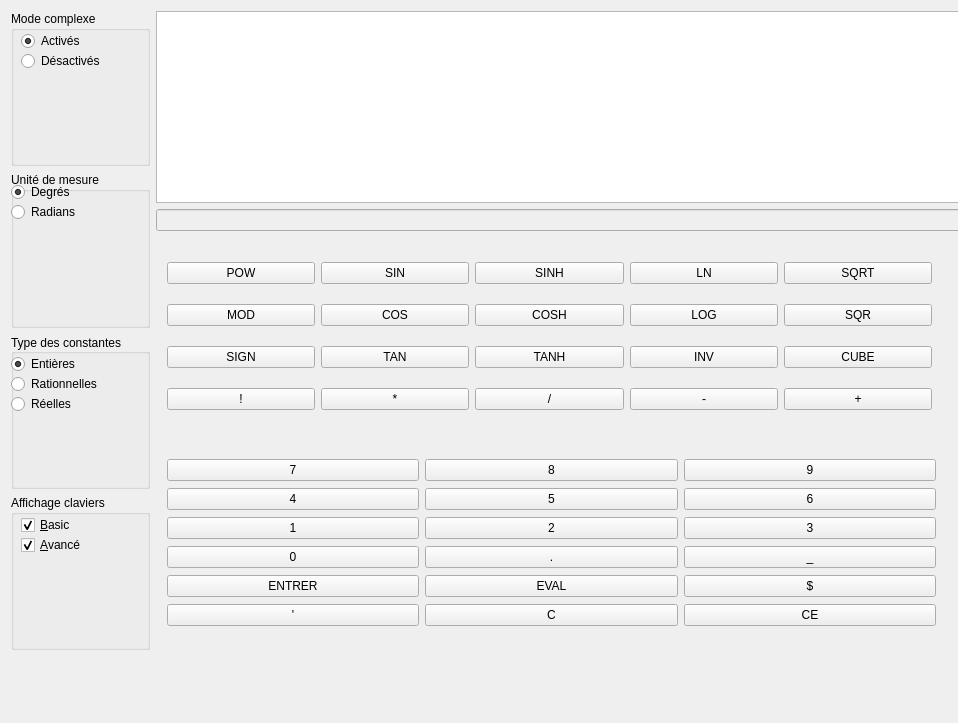
<?xml version="1.0" encoding="UTF-8"?>
<ui version="4.0">
 <class>onglet</class>
 <widget class="Onglet" name="onglet">
  <property name="geometry">
   <rect>
    <x>0</x>
    <y>0</y>
    <width>958</width>
    <height>723</height>
   </rect>
  </property>
  <property name="windowTitle">
   <string>MainWindow</string>
  </property>
  <widget class="QWidget" name="centralWidget">
   <property name="geometry">
    <rect>
     <x>0</x>
     <y>0</y>
     <width>1071</width>
     <height>661</height>
    </rect>
   </property>
   <layout class="QHBoxLayout" name="horizontalLayout">
    <item>
     <layout class="QVBoxLayout" name="option">
      <item>
       <widget class="QGroupBox" name="groupBox_4">
        <property name="title">
         <string>Mode complexe</string>
        </property>
        <widget class="QRadioButton" name="_modComplexeON">
         <property name="geometry">
          <rect>
           <x>10</x>
           <y>20</y>
           <width>143</width>
           <height>20</height>
          </rect>
         </property>
         <property name="text">
          <string>Activés</string>
         </property>
         <property name="checked">
          <bool>true</bool>
         </property>
        </widget>
        <widget class="QRadioButton" name="_modComplexeOFF">
         <property name="geometry">
          <rect>
           <x>10</x>
           <y>40</y>
           <width>143</width>
           <height>20</height>
          </rect>
         </property>
         <property name="text">
          <string>Désactivés</string>
         </property>
        </widget>
       </widget>
      </item>
      <item>
       <widget class="QGroupBox" name="groupBox">
        <property name="title">
         <string>Unité de mesure</string>
        </property>
        <widget class="QRadioButton" name="_modDegres">
         <property name="geometry">
          <rect>
           <x>0</x>
           <y>10</y>
           <width>161</width>
           <height>20</height>
          </rect>
         </property>
         <property name="text">
          <string>Degrés</string>
         </property>
         <property name="checked">
          <bool>true</bool>
         </property>
        </widget>
        <widget class="QRadioButton" name="_modRadians">
         <property name="geometry">
          <rect>
           <x>0</x>
           <y>30</y>
           <width>161</width>
           <height>20</height>
          </rect>
         </property>
         <property name="text">
          <string>Radians</string>
         </property>
        </widget>
       </widget>
      </item>
      <item>
       <widget class="QGroupBox" name="groupBox_2">
        <property name="title">
         <string>Type des constantes</string>
        </property>
        <property name="alignment">
         <set>Qt::AlignJustify|Qt::AlignVCenter</set>
        </property>
        <property name="flat">
         <bool>false</bool>
        </property>
        <property name="checkable">
         <bool>false</bool>
        </property>
        <widget class="QRadioButton" name="_modEntiers">
         <property name="geometry">
          <rect>
           <x>0</x>
           <y>20</y>
           <width>143</width>
           <height>20</height>
          </rect>
         </property>
         <property name="text">
          <string>Entières</string>
         </property>
         <property name="checked">
          <bool>true</bool>
         </property>
        </widget>
        <widget class="QRadioButton" name="_modRationnels">
         <property name="geometry">
          <rect>
           <x>0</x>
           <y>40</y>
           <width>143</width>
           <height>20</height>
          </rect>
         </property>
         <property name="text">
          <string>Rationnelles</string>
         </property>
        </widget>
        <widget class="QRadioButton" name="_modReels">
         <property name="geometry">
          <rect>
           <x>0</x>
           <y>60</y>
           <width>143</width>
           <height>20</height>
          </rect>
         </property>
         <property name="text">
          <string>Réelles</string>
         </property>
        </widget>
       </widget>
      </item>
      <item>
       <widget class="QGroupBox" name="groupBox_3">
        <property name="title">
         <string>Affichage claviers</string>
        </property>
        <widget class="QCheckBox" name="_clavierBasic">
         <property name="geometry">
          <rect>
           <x>10</x>
           <y>20</y>
           <width>143</width>
           <height>20</height>
          </rect>
         </property>
         <property name="text">
          <string>&amp;Basic</string>
         </property>
         <property name="checked">
          <bool>true</bool>
         </property>
        </widget>
        <widget class="QCheckBox" name="_clavierAvance">
         <property name="geometry">
          <rect>
           <x>10</x>
           <y>40</y>
           <width>143</width>
           <height>20</height>
          </rect>
         </property>
         <property name="text">
          <string>&amp;Avancé</string>
         </property>
         <property name="checked">
          <bool>true</bool>
         </property>
        </widget>
       </widget>
      </item>
     </layout>
    </item>
    <item>
     <layout class="QGridLayout" name="gridLayout">
      <item row="4" column="0">
       <widget class="QWidget" name="widget_clavierBasic" native="true">
        <widget class="QWidget" name="layoutWidget">
         <property name="geometry">
          <rect>
           <x>0</x>
           <y>0</y>
           <width>791</width>
           <height>191</height>
          </rect>
         </property>
         <layout class="QGridLayout" name="_clavierBasicLayout">
          <item row="1" column="1">
           <widget class="QPushButton" name="num8">
            <property name="text">
             <string>8</string>
            </property>
            <property name="shortcut">
             <string>8</string>
            </property>
           </widget>
          </item>
          <item row="2" column="0">
           <widget class="QPushButton" name="num4">
            <property name="text">
             <string>4</string>
            </property>
            <property name="shortcut">
             <string>4</string>
            </property>
           </widget>
          </item>
          <item row="2" column="1">
           <widget class="QPushButton" name="num5">
            <property name="text">
             <string>5</string>
            </property>
            <property name="shortcut">
             <string>5</string>
            </property>
           </widget>
          </item>
          <item row="1" column="2">
           <widget class="QPushButton" name="num9">
            <property name="text">
             <string>9</string>
            </property>
            <property name="shortcut">
             <string>9</string>
            </property>
           </widget>
          </item>
          <item row="2" column="2">
           <widget class="QPushButton" name="num6">
            <property name="text">
             <string>6</string>
            </property>
            <property name="shortcut">
             <string>6</string>
            </property>
           </widget>
          </item>
          <item row="3" column="1">
           <widget class="QPushButton" name="num2">
            <property name="text">
             <string>2</string>
            </property>
            <property name="shortcut">
             <string>2</string>
            </property>
           </widget>
          </item>
          <item row="3" column="0">
           <widget class="QPushButton" name="num1">
            <property name="text">
             <string>1</string>
            </property>
            <property name="shortcut">
             <string>1</string>
            </property>
           </widget>
          </item>
          <item row="3" column="2">
           <widget class="QPushButton" name="num3">
            <property name="text">
             <string>3</string>
            </property>
            <property name="shortcut">
             <string>3</string>
            </property>
           </widget>
          </item>
          <item row="4" column="0">
           <widget class="QPushButton" name="num0">
            <property name="text">
             <string>0</string>
            </property>
            <property name="shortcut">
             <string>0</string>
            </property>
           </widget>
          </item>
          <item row="4" column="1">
           <widget class="QPushButton" name="POINT">
            <property name="text">
             <string>.</string>
            </property>
            <property name="shortcut">
             <string>.</string>
            </property>
           </widget>
          </item>
          <item row="5" column="1">
           <widget class="QPushButton" name="EVAL">
            <property name="text">
             <string>EVAL</string>
            </property>
           </widget>
          </item>
          <item row="4" column="2">
           <widget class="QPushButton" name="ESPACE">
            <property name="text">
             <string>_</string>
            </property>
            <property name="shortcut">
             <string>Space</string>
            </property>
           </widget>
          </item>
          <item row="5" column="0">
           <widget class="QPushButton" name="ENTER">
            <property name="text">
             <string>ENTRER</string>
            </property>
            <property name="shortcut">
             <string>Enter</string>
            </property>
           </widget>
          </item>
          <item row="1" column="0">
           <widget class="QPushButton" name="num7">
            <property name="text">
             <string>7</string>
            </property>
            <property name="shortcut">
             <string>7</string>
            </property>
           </widget>
          </item>
          <item row="6" column="1">
           <widget class="QPushButton" name="C">
            <property name="text">
             <string>C</string>
            </property>
           </widget>
          </item>
          <item row="6" column="2">
           <widget class="QPushButton" name="CE">
            <property name="text">
             <string>CE</string>
            </property>
           </widget>
          </item>
          <item row="6" column="0">
           <widget class="QPushButton" name="QUOTE">
            <property name="text">
             <string>'</string>
            </property>
            <property name="shortcut">
             <string>'</string>
            </property>
           </widget>
          </item>
          <item row="5" column="2">
           <widget class="QPushButton" name="DOLLAR">
            <property name="text">
             <string>$</string>
            </property>
           </widget>
          </item>
         </layout>
        </widget>
       </widget>
      </item>
      <item row="3" column="0">
       <widget class="QWidget" name="widget_clavierAvance" native="true">
        <widget class="QWidget" name="layoutWidget">
         <property name="geometry">
          <rect>
           <x>0</x>
           <y>0</y>
           <width>787</width>
           <height>202</height>
          </rect>
         </property>
         <layout class="QGridLayout" name="_clavierAvanceLayout">
          <item row="1" column="0">
           <widget class="QPushButton" name="MOD">
            <property name="text">
             <string>MOD</string>
            </property>
           </widget>
          </item>
          <item row="1" column="4">
           <widget class="QPushButton" name="SQR">
            <property name="text">
             <string>SQR</string>
            </property>
           </widget>
          </item>
          <item row="1" column="2">
           <widget class="QPushButton" name="COSH">
            <property name="text">
             <string>COSH</string>
            </property>
           </widget>
          </item>
          <item row="0" column="2">
           <widget class="QPushButton" name="SINH">
            <property name="text">
             <string>SINH</string>
            </property>
           </widget>
          </item>
          <item row="0" column="3">
           <widget class="QPushButton" name="LN">
            <property name="text">
             <string>LN</string>
            </property>
           </widget>
          </item>
          <item row="1" column="3">
           <widget class="QPushButton" name="LOG">
            <property name="text">
             <string>LOG</string>
            </property>
           </widget>
          </item>
          <item row="0" column="1">
           <widget class="QPushButton" name="SIN">
            <property name="text">
             <string>SIN</string>
            </property>
           </widget>
          </item>
          <item row="1" column="1">
           <widget class="QPushButton" name="COS">
            <property name="text">
             <string>COS</string>
            </property>
           </widget>
          </item>
          <item row="2" column="0">
           <widget class="QPushButton" name="SIGN">
            <property name="text">
             <string>SIGN</string>
            </property>
           </widget>
          </item>
          <item row="2" column="1">
           <widget class="QPushButton" name="TAN">
            <property name="text">
             <string>TAN</string>
            </property>
           </widget>
          </item>
          <item row="2" column="2">
           <widget class="QPushButton" name="TANH">
            <property name="text">
             <string>TANH</string>
            </property>
           </widget>
          </item>
          <item row="2" column="3">
           <widget class="QPushButton" name="INV">
            <property name="text">
             <string>INV</string>
            </property>
           </widget>
          </item>
          <item row="4" column="0">
           <widget class="QPushButton" name="FACTORIEL">
            <property name="text">
             <string>!</string>
            </property>
            <property name="shortcut">
             <string>!</string>
            </property>
           </widget>
          </item>
          <item row="4" column="2">
           <widget class="QPushButton" name="DIVISER">
            <property name="text">
             <string>/</string>
            </property>
            <property name="shortcut">
             <string>/</string>
            </property>
           </widget>
          </item>
          <item row="4" column="1">
           <widget class="QPushButton" name="MULTIPLIER">
            <property name="text">
             <string>*</string>
            </property>
            <property name="shortcut">
             <string>*</string>
            </property>
           </widget>
          </item>
          <item row="4" column="3">
           <widget class="QPushButton" name="SOUSTRAIRE">
            <property name="text">
             <string>-</string>
            </property>
            <property name="shortcut">
             <string>-</string>
            </property>
           </widget>
          </item>
          <item row="4" column="4">
           <widget class="QPushButton" name="ADDITIONNER">
            <property name="text">
             <string>+</string>
            </property>
            <property name="shortcut">
             <string>+</string>
            </property>
           </widget>
          </item>
          <item row="0" column="4">
           <widget class="QPushButton" name="SQRT">
            <property name="text">
             <string>SQRT</string>
            </property>
            <property name="autoExclusive">
             <bool>false</bool>
            </property>
            <property name="autoDefault">
             <bool>false</bool>
            </property>
            <property name="default">
             <bool>false</bool>
            </property>
            <property name="flat">
             <bool>false</bool>
            </property>
           </widget>
          </item>
          <item row="2" column="4">
           <widget class="QPushButton" name="CUBE">
            <property name="text">
             <string>CUBE</string>
            </property>
           </widget>
          </item>
          <item row="0" column="0">
           <widget class="QPushButton" name="POW">
            <property name="text">
             <string>POW</string>
            </property>
           </widget>
          </item>
         </layout>
        </widget>
       </widget>
      </item>
      <item row="2" column="0">
       <widget class="QLineEdit" name="inputLine">
        <property name="enabled">
         <bool>false</bool>
        </property>
       </widget>
      </item>
      <item row="0" column="0">
       <widget class="QListView" name="listView">
        <property name="sizePolicy">
         <sizepolicy hsizetype="Preferred" vsizetype="Fixed">
          <horstretch>0</horstretch>
          <verstretch>0</verstretch>
         </sizepolicy>
        </property>
       </widget>
      </item>
     </layout>
    </item>
   </layout>
  </widget>
  <action name="action_propos">
   <property name="text">
    <string>À propos</string>
   </property>
  </action>
  <action name="actionQuiiter_ctl_Q">
   <property name="text">
    <string>quiiter</string>
   </property>
   <property name="shortcut">
    <string>Ctrl+Q</string>
   </property>
  </action>
  <action name="actionNouvel_onglet">
   <property name="text">
    <string>nouvel onglet</string>
   </property>
   <property name="shortcut">
    <string>Ctrl+T</string>
   </property>
  </action>
 </widget>
 <layoutdefault spacing="6" margin="11"/>
 <customwidgets>
  <customwidget>
   <class>Onglet</class>
   <extends>QWidget</extends>
   <header>onglet.h</header>
   <container>1</container>
  </customwidget>
 </customwidgets>
 <resources/>
 <connections>
  <connection>
   <sender>_clavierAvance</sender>
   <signal>clicked(bool)</signal>
   <receiver>widget_clavierBasic</receiver>
   <slot>setShown(bool)</slot>
   <hints>
    <hint type="sourcelabel">
     <x>162</x>
     <y>596</y>
    </hint>
    <hint type="destinationlabel">
     <x>549</x>
     <y>490</y>
    </hint>
   </hints>
  </connection>
  <connection>
   <sender>_clavierBasic</sender>
   <signal>clicked(bool)</signal>
   <receiver>widget_clavierAvance</receiver>
   <slot>setShown(bool)</slot>
   <hints>
    <hint type="sourcelabel">
     <x>162</x>
     <y>576</y>
    </hint>
    <hint type="destinationlabel">
     <x>486</x>
     <y>294</y>
    </hint>
   </hints>
  </connection>
 </connections>
</ui>
